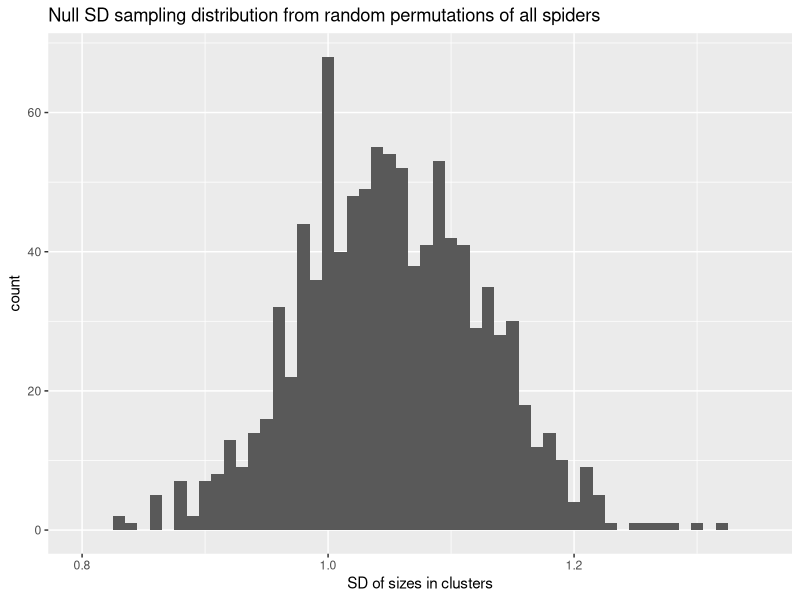
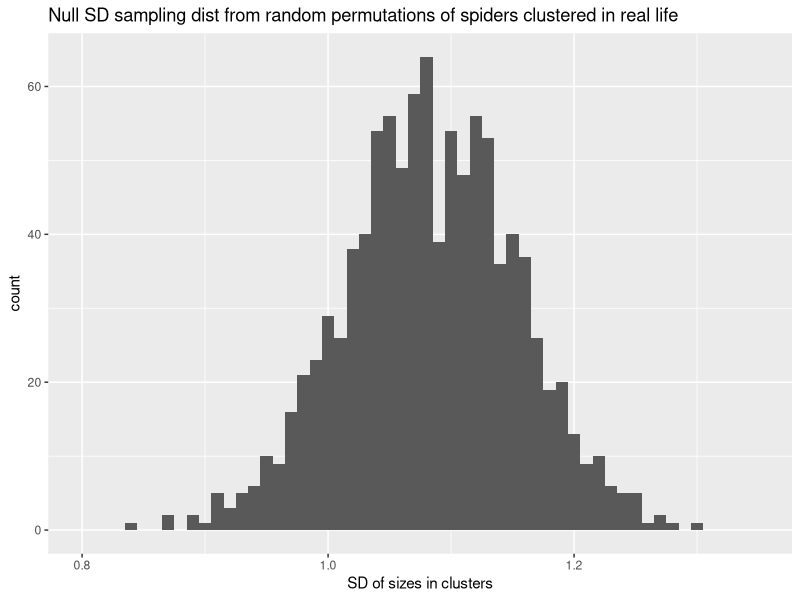

These charts were generated, in order, by the following R code:
## ---- chunk 1
knitr::opts_chunk$set(echo = TRUE)
## ---- chunk 2
require(dplyr)
require(ggplot2)
## ---- chunk 3
# CREATE NULL DISTRIBUTIONS of clusters of (1) all spiders and (2) spiders who clustered. Uses 2014 data.
# (1) all spiders can cluster
library(readxl)
library(backports)
library(dplyr)
library(ggplot2)
spiders <- read_excel("spiders.xlsx")



#ANALYSIS
# the actual clusters
clusters14 <- spiders %>%
  filter(Year == 2014)%>%  
  filter(grepl('C', WebID)) %>%
  group_by(WebID) %>%
  filter(!is.na(SpiderSizemm)) %>%
  summarise(meanSize = mean(SpiderSizemm), sdSize = sd(SpiderSizemm), maxSize = max(SpiderSizemm), minSize = min(SpiderSizemm))

meanActualsdSize = mean(clusters14$sdSize, na.rm=TRUE)  # 0.92 average SD of actual clusters


reps = 1000

nullDist <- c()

for(i in 1:reps){
  clusterStats <- spiders %>%
    filter(Year == 2014) %>%
    mutate(sizePerm = sample(SpiderSizemm, replace=FALSE)) %>%
    group_by(WebID) %>%
    filter(!is.na(SpiderSizemm)) %>%
    summarise(meanSize = mean(sizePerm), sdSize = sd(sizePerm), maxSize =
                max(sizePerm), minSize = min(sizePerm), sumSq = sum(sizePerm^2))
  meanNullsdSize = mean(clusterStats$sdSize, na.rm=TRUE) 
  nullDist <- c(nullDist, meanNullsdSize)
#  if (meanNullsdSize<meanActualsdSize) {
 #   nullDist = c(nullDist, 1)
  #}
}

# (2) only use spiders that originally clustered
nullDist2 <- c()

for(i in 1:reps){
  clusterStats <- spiders %>%
    filter(Year == 2014) %>%  
    filter(grepl('C', WebID)) %>%
    mutate(sizePerm = sample(SpiderSizemm, replace=FALSE)) %>%
    group_by(WebID) %>%
    filter(!is.na(SpiderSizemm)) %>%
    summarise(meanSize = mean(sizePerm), sdSize = sd(sizePerm), maxSize =
                max(sizePerm), minSize = min(sizePerm))
  meanNull1sdSize = mean(clusterStats$sdSize, na.rm=TRUE) 
  nullDist2 <- c(nullDist2, meanNull1sdSize)
 # if (meanNullsdSize>meanActualsdSize) {
  #  nullDist2 = c(nullDist2, 1)
  #}
}

nullDistdf <- data.frame(matrix(nrow = reps,ncol=3))
nullDistdf[,1] <- c(1:reps)
nullDistdf[,2] <- nullDist
nullDistdf[,3] <- nullDist2

ggplot(data=nullDistdf) + geom_histogram(aes(X2), binwidth=0.01) + labs(x = 'SD of sizes in clusters', title = 'Null SD sampling distribution from random permutations of all spiders') + coord_cartesian(xlim = c(0.8, 1.35))

ggplot(data=nullDistdf) + geom_histogram(aes(X3), binwidth=0.01) + labs(x = 'SD of sizes in clusters', title = 'Null SD sampling dist from random permutations of spiders clustered in real life') + coord_cartesian(xlim = c(0.8, 1.35))

# analysis by aggregating the actual clusters

pSD = sum(nullDist<meanActualsdSize)/reps   # .039 proportion of random clusters of all spiders whose SDs were more extreme
pSD2 = sum(nullDist2<meanActualsdSize)/reps
#pSD2 = sum(nullDist2)/reps # 0.012 proportion of random clusters of clustered spiders whose SDs were more extreme

pSD
pSD2


# analysis on each actual cluster
pSDnull1 <- c()
pSDnull2 <- c()

# for(cluster in 1:61){
#   pSDnull1 <- c(pSDnull1, 2*sum(nullDist$sdSize<clusters14$sdSize[cluster])/1000)
#   pSDnull2 <- c(pSDsnull2, 2*sum(nullDist2$sdSize<clusters14$sdSize[cluster])/1000)
# }
# 
# mean(pSDnull1) # 0.63 average p-value from the actual clusters based on null1
# mean(pSDnull2) # 0.67 average p-value from the actual clusters based on null2

